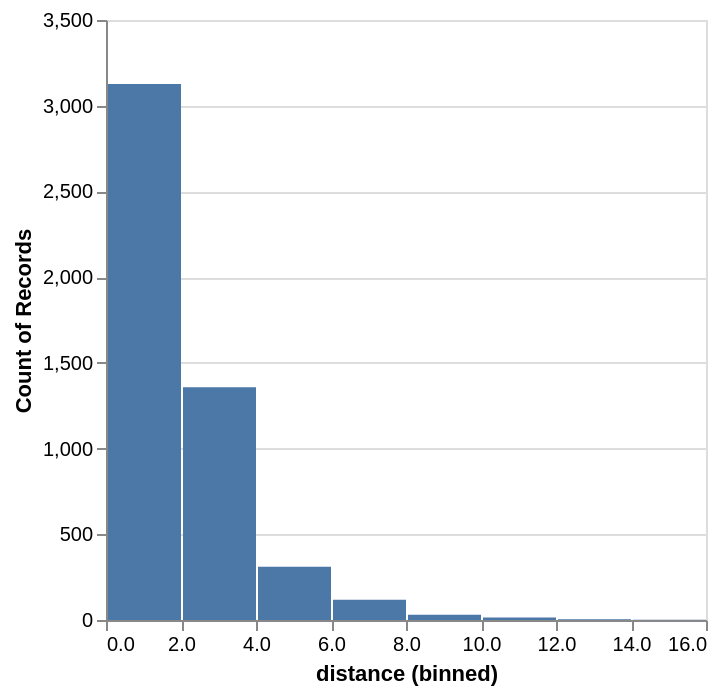

This figure's notebook cell:
### Code cell
trips_speed["distance"].plot.hist()

### Figure 1 — Vega specification as saved in the notebook (floating-point values rounded to 4 significant figures)
{"$schema": "https://vega.github.io/schema/vega/v5.json", "data": [{"name": "param_5_store"}, {"name": "source_0", "values": [{"__count": 3126, "bin_maxbins_10_distance": 0.0, "bin_maxbins_10_distance_end": 2.0}, {"__count": 311, "bin_maxbins_10_distance": 4.0, "bin_maxbins_10_distance_end": 6.0}, {"__count": 118, "bin_maxbins_10_distance": 6.0, "bin_maxbins_10_distance_end": 8.0}, {"__count": 1358, "bin_maxbins_10_distance": 2.0, "bin_maxbins_10_distance_end": 4.0}, {"__count": 31, "bin_maxbins_10_distance": 8.0, "bin_maxbins_10_distance_end": 10.0}, {"__count": 14, "bin_maxbins_10_distance": 10.0, "bin_maxbins_10_distance_end": 12.0}, {"__count": 1, "bin_maxbins_10_distance": 14.0, "bin_maxbins_10_distance_end": 16.0}, {"__count": 4, "bin_maxbins_10_distance": 12.0, "bin_maxbins_10_distance_end": 14.0}]}, {"name": "source_0_y_domain___count", "values": [{"min": 1, "max": 3126}]}], "signals": [{"name": "bin_maxbins_10_distance_bins", "value": {"fields": ["distance"], "fname": "bin_distance", "start": 0.0, "step": 2.0, "stop": 16.0}}, {"name": "unit", "value": {}, "on": [{"events": "pointermove", "update": "isTuple(group()) ? group() : unit"}]}, {"name": "param_5", "update": "vlSelectionResolve(\"param_5_store\", \"union\")"}, {"name": "param_5_distance", "on": [{"events": [{"source": "view", "type": "dblclick"}], "update": "null"}, {"events": {"signal": "param_5_translate_delta"}, "update": "panLinear(param_5_translate_anchor.extent_x, -param_5_translate_delta.x / width)"}, {"events": {"signal": "param_5_zoom_delta"}, "update": "zoomLinear(domain(\"x\"), param_5_zoom_anchor.x, param_5_zoom_delta)"}]}, {"name": "param_5_tuple", "on": [{"events": [{"signal": "param_5_distance"}], "update": "param_5_distance ? {unit: \"\", fields: param_5_tuple_fields, values: [param_5_distance]} : null"}]}, {"name": "param_5_tuple_fields", "value": [{"field": "distance", "channel": "x", "type": "R"}]}, {"name": "param_5_translate_anchor", "value": {}, "on": [{"events": [{"source": "scope", "type": "pointerdown"}], "update": "{x: x(unit), y: y(unit), extent_x: domain(\"x\")}"}]}, {"name": "param_5_translate_delta", "value": {}, "on": [{"events": [{"source": "window", "between": [{"source": "scope", "type": "pointerdown"}, {"source": "window", "type": "pointerup"}], "consume": true, "type": "pointermove"}], "update": "{x: param_5_translate_anchor.x - x(unit), y: param_5_translate_anchor.y - y(unit)}"}]}, {"name": "param_5_zoom_anchor", "on": [{"events": [{"source": "scope", "type": "wheel", "consume": true}], "update": "{x: invert(\"x\", x(unit)), y: invert(\"y\", y(unit))}"}]}, {"name": "param_5_zoom_delta", "on": [{"events": [{"source": "scope", "type": "wheel", "consume": true}], "update": "pow(1.001, event.deltaY * pow(16, event.deltaMode))", "force": true}]}, {"name": "param_5_modify", "on": [{"events": {"signal": "param_5_tuple"}, "update": "modify(\"param_5_store\", param_5_tuple, true)"}]}], "marks": [{"type": "rect", "name": "marks", "from": {"data": "source_0"}, "encode": {"update": {"x2": {"field": "bin_maxbins_10_distance", "scale": "x", "offset": {"signal": "0.5 + (abs(scale(\"x\", datum[\"bin_maxbins_10_distance_end\"]) - scale(\"x\", datum[\"bin_maxbins_10_distance\"])) < 0.25 ? -0.5 * (0.25 - (abs(scale(\"x\", datum[\"bin_maxbins_10_distance_end\"]) - scale(\"x\", datum[\"bin_maxbins_10_distance\"])))) : 0.5)"}}, "y": {"field": "__count", "scale": "y"}, "x": {"field": "bin_maxbins_10_distance_end", "scale": "x", "offset": {"signal": "0.5 + (abs(scale(\"x\", datum[\"bin_maxbins_10_distance_end\"]) - scale(\"x\", datum[\"bin_maxbins_10_distance\"])) < 0.25 ? 0.5 * (0.25 - (abs(scale(\"x\", datum[\"bin_maxbins_10_distance_end\"]) - scale(\"x\", datum[\"bin_maxbins_10_distance\"])))) : -0.5)"}}, "y2": {"value": 0, "scale": "y"}, "tooltip": {"signal": "{\"distance (binned)\": !isValid(datum[\"bin_maxbins_10_distance\"]) || !isFinite(+datum[\"bin_maxbins_10_distance\"]) ? \"null\" : format(datum[\"bin_maxbins_10_distance\"], \"\") + \" – \" + format(datum[\"bin_maxbins_10_distance_end\"], \"\"), \"Count of Records\": format(datum[\"__count\"], \"\")}"}, "fill": {"value": "#4c78a8"}}}, "style": ["bar"], "clip": true, "interactive": true}], "scales": [{"name": "x", "type": "linear", "domain": {"signal": "[bin_maxbins_10_distance_bins.start, bin_maxbins_10_distance_bins.stop]"}, "range": [0, {"signal": "width"}], "bins": {"signal": "bin_maxbins_10_distance_bins"}, "domainRaw": {"signal": "param_5[\"distance\"]"}, "zero": false}, {"name": "y", "type": "linear", "domain": [{"signal": "(data(\"source_0_y_domain___count\")[0] || {}).min"}, {"signal": "(data(\"source_0_y_domain___count\")[0] || {}).max"}], "range": [{"signal": "height"}, 0], "nice": true, "zero": true}], "axes": [{"scale": "y", "aria": false, "minExtent": 0, "tickCount": {"signal": "ceil(height/40)"}, "labels": false, "orient": "left", "grid": true, "ticks": false, "domain": false, "zindex": 0, "gridScale": "x", "maxExtent": 0}, {"scale": "x", "labelOverlap": true, "tickCount": {"signal": "ceil(width/10)"}, "grid": false, "labelFlush": true, "orient": "bottom", "zindex": 0, "title": "distance (binned)"}, {"scale": "y", "grid": false, "labelOverlap": true, "orient": "left", "zindex": 0, "title": "Count of Records", "tickCount": {"signal": "ceil(height/40)"}}], "padding": 5, "width": 300, "background": "white", "height": 300, "style": "cell"}
